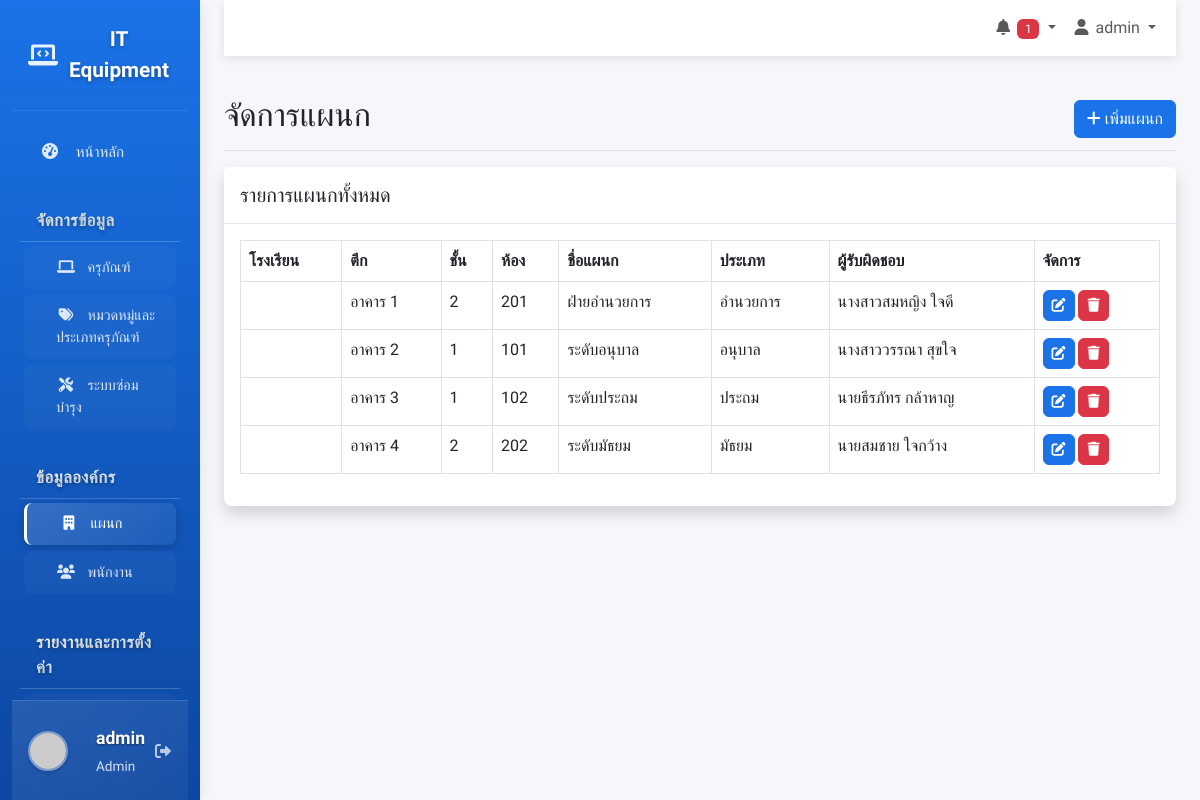
The app's page /departments.php (signed in), older data.
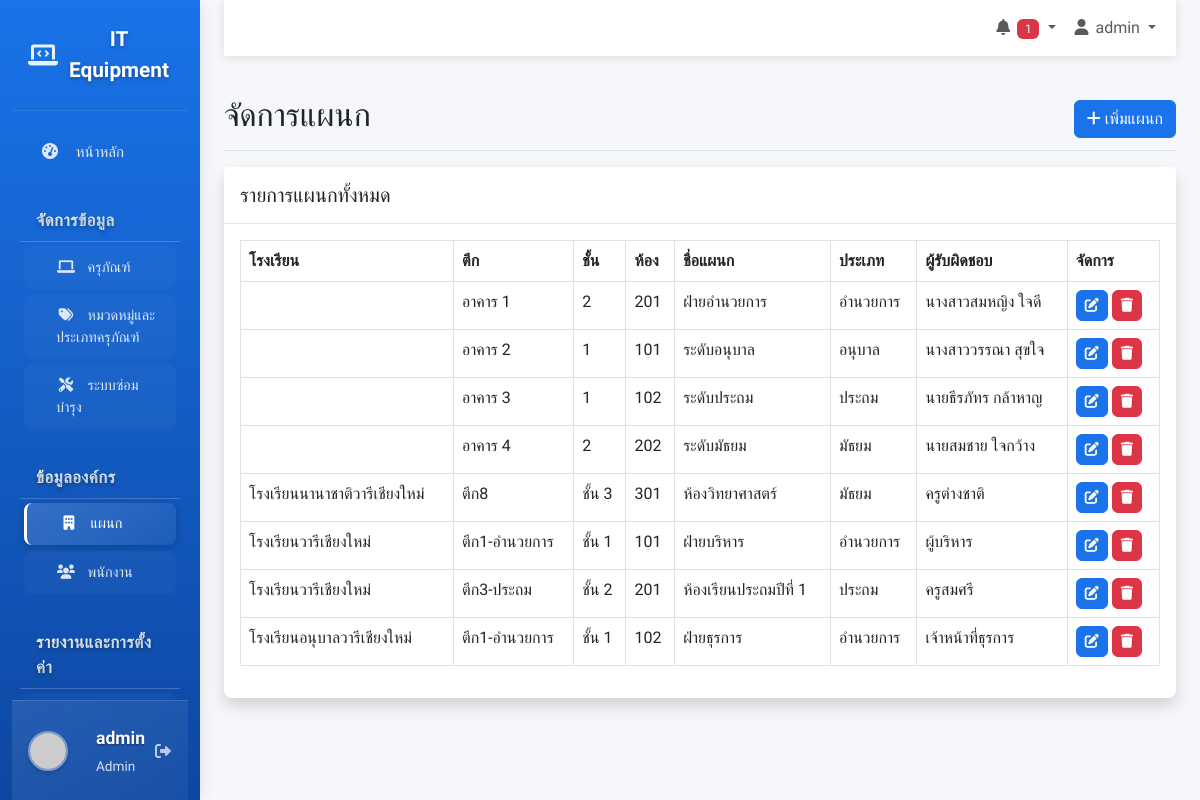
The same page, newer data.
### tables this page shows
CREATE TABLE departments (
    id INT AUTO_INCREMENT PRIMARY KEY,
    name VARCHAR(255) NOT NULL,
    building VARCHAR(100),
    floor VARCHAR(50),
    room VARCHAR(100),
    type ENUM('อำนวยการ', 'อนุบาล', 'ประถม', 'มัธยม'),
    responsible_person VARCHAR(255),
    created_at TIMESTAMP DEFAULT CURRENT_TIMESTAMP,
    updated_at TIMESTAMP DEFAULT CURRENT_TIMESTAMP ON UPDATE CURRENT_TIMESTAMP
);

### departments.php (the view, shortened to what this page needs)
<?php
require_once 'includes/header.php';
$departments_query = "SELECT * FROM departments ORDER BY school, building, floor, name";
$departments_list = $db->query($departments_query)->fetchAll(PDO::FETCH_ASSOC);
?>
<?php
include 'includes/sidebar.php';
?>
<main class="col-md-9 ms-sm-auto col-lg-10 px-md-4">
    <?php include 'includes/navbar.php'; ?>
    <div class="d-flex justify-content-between flex-wrap flex-md-nowrap align-items-center pt-3 pb-2 mb-3 border-bottom">
        <h1 class="h2">จัดการแผนก</h1>
        <button type="button" class="btn btn-primary" data-bs-toggle="modal" data-bs-target="#departmentModal" onclick="clearForm()">
            <i class="fas fa-plus"></i> เพิ่มแผนก
        </button>
    </div>
    <div class="card shadow mb-4">
        <div class="card-header py-3">
            <h5 class="m-0 font-weight-bold ">รายการแผนกทั้งหมด</h5>
        </div>
        <div class="card-body">
            <div class="table-responsive">
                <table class="table table-bordered" id="dataTable" width="100%" cellspacing="0">
                    <thead>
                        <tr>
                            <th>โรงเรียน</th>
                            <th>ตึก</th>
                            <th>ชั้น</th>
                            <th>ห้อง</th>
                            <th>ชื่อแผนก</th>
                            <th>ประเภท</th>
                            <th>ผู้รับผิดชอบ</th>
                            <th>จัดการ</th>
                        </tr>
                    </thead>
                    <tbody>
                        <?php foreach($departments_list as $department): ?>
                        <tr>
                            <td><?php echo $department['school']; ?></td>
                            <td><?php echo $department['building']; ?></td>
                            <td><?php echo $department['floor']; ?></td>
                            <td><?php echo $department['room']; ?></td>
                            <td><?php echo $department['name']; ?></td>
                            <td><?php echo $department['type']; ?></td>
                            <td><?php echo $department['responsible_person']; ?></td>
                            <td>
                                <button type="button" class="btn btn-sm btn-primary" data-bs-toggle="modal" data-bs-target="#departmentModal" onclick='editDepartment(<?php echo json_encode($department); ?>)'>
                                    <i class="fas fa-edit"></i>
                                </button>
                                <a href="departments.php?action=delete&id=<?php echo $department['id']; ?>" class="btn btn-sm btn-danger" onclick="return confirm('คุณแน่ใจหรือไม่?')">
                                    <i class="fas fa-trash"></i>
                                </a>
                            </td>
                        </tr>
                        <?php endforeach; ?>
                    </tbody>
                </table>
            </div>
        </div>
    </div>
</main>
<?php require_once 'includes/footer.php'; ?>

### includes/header.php (shortened to what this page needs)
<!DOCTYPE html>
<html lang="th">
<head>
    <link href="https://cdn.jsdelivr.net/npm/bootstrap@5.3.0-alpha1/dist/css/bootstrap.min.css" rel="stylesheet">
    <link rel="stylesheet" href="https://cdnjs.cloudflare.com/ajax/libs/font-awesome/6.0.0/css/all.min.css">
    <link rel="stylesheet" href="https://cdn.datatables.net/1.13.4/css/dataTables.bootstrap5.min.css">
    <link rel="stylesheet" href="css/style.css">
</head>
<body>
    <div class="container-fluid">
        <div class="row">

### includes/sidebar.php (shortened to what this page needs)
<nav id="sidebar" class="col-md-3 col-lg-2 d-md-block sidebar collapse">
    <div class="position-sticky d-flex flex-column h-100">
        <div class="flex-grow-1">
            <a href="index.php" class="sidebar-brand d-flex align-items-center justify-content-center">
                <i class="fas fa-laptop-code me-2"></i>
                <span>IT Equipment</span>
            </a>
            <ul class="nav flex-column">
                <li class="nav-item">
                    <a class="nav-link <?php echo basename($_SERVER['PHP_SELF']) == 'index.php' ? 'active' : ''; ?>" href="index.php">
                        <i class="fas fa-fw fa-tachometer-alt"></i>
                        หน้าหลัก
                    </a>
                </li>
                <li class="nav-item mt-1">
                    <div class="sidebar-section-header">
                        <span class="text-white fw-bold">จัดการข้อมูล</span>
                    </div>
                </li>
                <li class="nav-item">
                    <a class="nav-link sidebar-submenu <?php echo basename($_SERVER['PHP_SELF']) == 'equipment.php' ? 'active' : ''; ?>" href="equipment.php">
                        <i class="fas fa-fw fa-laptop"></i>
                        ครุภัณฑ์
                    </a>
                </li>
                <li class="nav-item">
                    <a class="nav-link sidebar-submenu <?php echo basename($_SERVER['PHP_SELF']) == 'categories.php' ? 'active' : ''; ?>" href="categories.php">
                        <i class="fas fa-fw fa-tags"></i>
                        หมวดหมู่และประเภทครุภัณฑ์
                    </a>
                </li>
                <li class="nav-item">
                    <a class="nav-link sidebar-submenu <?php echo basename($_SERVER['PHP_SELF']) == 'maintenance.php' ? 'active' : ''; ?>" href="maintenance.php">
                        <i class="fas fa-fw fa-tools"></i>
                        ระบบซ่อมบำรุง
                    </a>
                </li>
                <li class="nav-item mt-2">
                    <div class="sidebar-section-header">
                        <span class="text-white fw-bold">ข้อมูลองค์กร</span>
                    </div>
                </li>
                <li class="nav-item">
                    <a class="nav-link sidebar-submenu <?php echo basename($_SERVER['PHP_SELF']) == 'departments.php' ? 'active' : ''; ?>" href="departments.php">
                        <i class="fas fa-fw fa-building"></i>
                        แผนก
                    </a>
                </li>
                <li class="nav-item">
                    <a class="nav-link sidebar-submenu <?php echo basename($_SERVER['PHP_SELF']) == 'employees.php' ? 'active' : ''; ?>" href="employees.php">
                        <i class="fas fa-fw fa-users"></i>
                        พนักงาน
                    </a>
                </li>
                <li class="nav-item mt-2">
                    <div class="sidebar-section-header">
                        <span class="text-white fw-bold">รายงานและการตั้งค่า</span>
                    </div>
                </li>
                <li class="nav-item">
                    <a class="nav-link sidebar-submenu <?php echo basename($_SERVER['PHP_SELF']) == 'reports.php' ? 'active' : ''; ?>" href="reports.php">
                    </a>
                </li>
            </ul>
        </div>
        <div class="user-profile mt-auto">
            <div class="d-flex align-items-center">
                <img src="https://via.placeholder.com/45" alt="ผู้ใช้" class="user-avatar">
                <div class="user-info ms-3">
                    <div class="user-name"><?php echo $_SESSION['username']; ?></div>
                    <div class="user-role"><?php echo ucfirst($_SESSION['role']); ?></div>
                </div>
                <a href="logout.php" class="logout-btn ms-auto" title="ออกจากระบบ">
                    <i class="fas fa-sign-out-alt"></i>
                </a>
            </div>
        </div>
    </div>
</nav>

### includes/navbar.php (shortened to what this page needs)
<nav class="navbar navbar-expand-lg navbar-light bg-white mb-4">
    <div class="container-fluid">
        <div class="collapse navbar-collapse" id="navbarContent">
            <ul class="navbar-nav ms-auto">
                <li class="nav-item dropdown">
                    <a class="nav-link dropdown-toggle" href="#" id="navbarDropdown" role="button" data-bs-toggle="dropdown">
                        <i class="fas fa-bell fa-fw"></i>
                        <?php
                        $pending_query = "SELECT COUNT(*) as count FROM maintenance WHERE status = 'รอซ่อม'";
                        $pending_count = $db->query($pending_query)->fetch(PDO::FETCH_ASSOC)['count'];
                        ?>
                        <?php if ($pending_count > 0): ?>
                            <span class="badge bg-danger"><?php echo $pending_count; ?></span>
                        <?php endif; ?>
                    </a>
                </li>
                <li class="nav-item dropdown">
                    <a class="nav-link dropdown-toggle" href="#" id="userDropdown" role="button" data-bs-toggle="dropdown">
                        <i class="fas fa-user fa-fw"></i> <?php echo $_SESSION['username']; ?>
                    </a>
                </li>
            </ul>
        </div>
    </div>
</nav>

### includes/footer.php (shortened to what this page needs)
    </div>
</div>
</body>
</html>

### includes/header.php (style rules this page uses)
:root { --primary: #1a73e8; --primary-dark: #0d47a1; --secondary: #6c757d; --success: #28a745; --info: #17a2b8; --warning: #ffc107; --danger: #dc3545; --light: #f8f9fa; --dark: #343a40; }
body { font-family: 'Prompt', sans-serif; background-color: #f5f7fb; }

Row changes from the older to the newer data that the page shows:
added departments: school "โรงเรียนนานาชาติวารีเชียงใหม่", building "ตึก8", floor "ชั้น 3", room "301", name "ห้องวิทยาศาสตร์", type "มัธยม", responsible_person "ครูต่างชาติ"
added departments: school "โรงเรียนวารีเชียงใหม่", building "ตึก1-อำนวยการ", floor "ชั้น 1", room "101", name "ฝ่ายบริหาร", type "อำนวยการ", responsible_person "ผู้บริหาร"
added departments: school "โรงเรียนวารีเชียงใหม่", building "ตึก3-ประถม", floor "ชั้น 2", room "201", name "ห้องเรียนประถมปีที่ 1", type "ประถม", responsible_person "ครูสมศรี"
added departments: school "โรงเรียนอนุบาลวารีเชียงใหม่", building "ตึก1-อำนวยการ", floor "ชั้น 1", room "102", name "ฝ่ายธุรการ", type "อำนวยการ", responsible_person "เจ้าหน้าที่ธุรการ"
